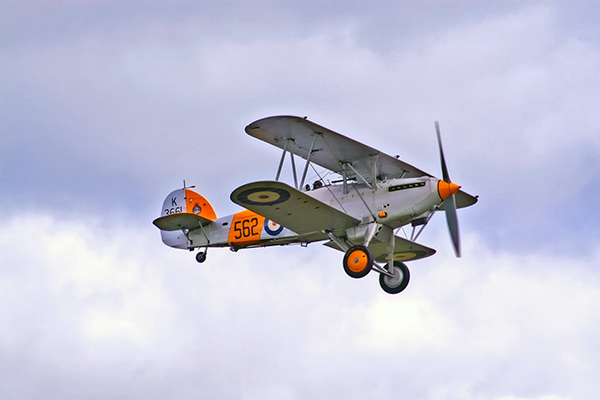
#> input picture OpenCV/text_book/opencv_practice_answer/images/airplane.bmp, 600 x 400 px
$ python 05-cv-03-03-maskOperation-2-bitwise.py
#> lines starting #> are read from the running program, lines starting #| are printed output that depends on the picture; after the words box and inside, x2 and y2 are one past the last pixel; in counts of white or black regions, pixels touching at a corner belong together
import sys
import cv2
import numpy as np

# 마스크 영상을 이용한 영상 합성
src  = cv2.imread('images/airplane.bmp', cv2.IMREAD_COLOR)
#> src is the input picture: shape (400, 600, 3); mean B, G, R 217.1, 197.6, 196.8
mask = np.zeros_like(src)
cv2.circle(mask, (380,210), 100, (255,255,255), -1)
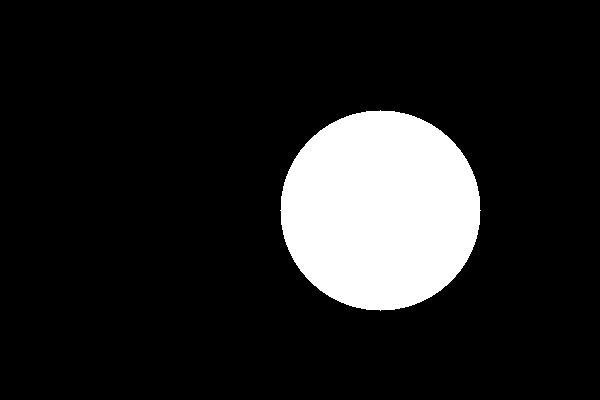
#> mask: shape (400, 600, 3); 13.1% white; 1 white region, box (x1, y1, x2, y2) and area: (280, 110, 481, 311) 31417
# 마스크-원: cv2.circle(대상이미지, (원점x, 원점y), 반지름, (색상), 채우기)

masked = cv2.bitwise_and(src, mask)
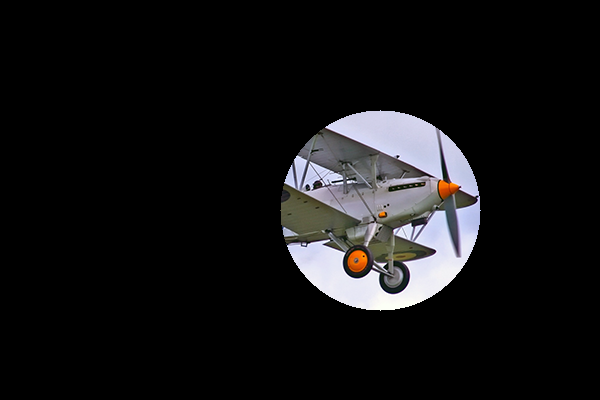
#> masked: shape (400, 600, 3); mean B, G, R 20.8, 19.9, 20.2

cv2.imshow('src', src)
cv2.imshow('mask', mask)
cv2.imshow('masked', masked)
cv2.waitKey()
cv2.destroyAllWindows()

$ run again, with OpenCV/text_book/opencv_practice_answer/images/cat.bmp copied over OpenCV/text_book/opencv_practice_answer/images/airplane.bmp
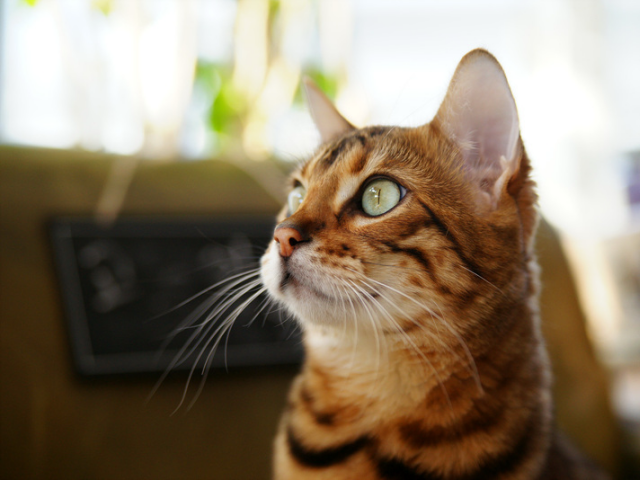
#> input picture OpenCV/text_book/opencv_practice_answer/images/cat.bmp, 640 x 480 px
#> src is the input picture: shape (480, 640, 3); mean B, G, R 104.5, 125.6, 140.8
#> `cv2.circle(mask, (380,210), 100, (255,255,255), -1)`:
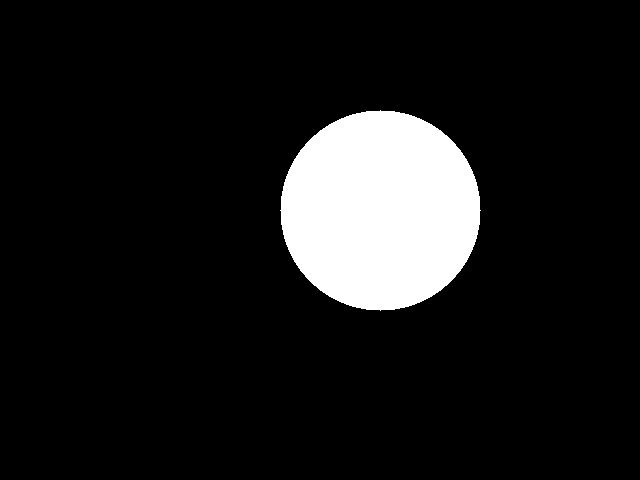
#> mask: shape (480, 640, 3); 10.2% white; 1 white region, box (x1, y1, x2, y2) and area: (280, 110, 481, 311) 31417
#> `masked = cv2.bitwise_and(src, mask)`:
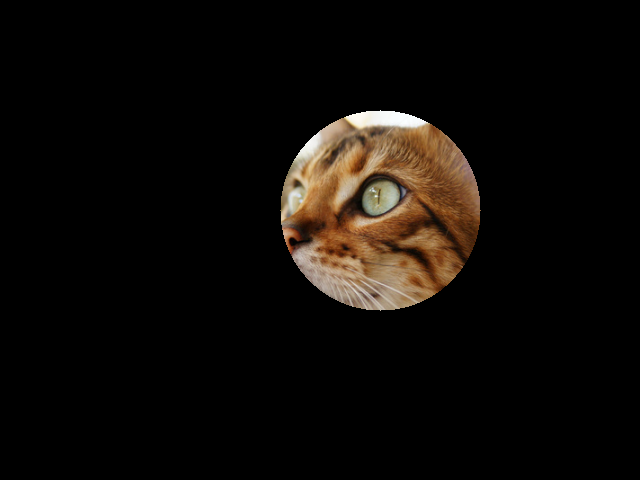
#> masked: shape (480, 640, 3); mean B, G, R 7.7, 11, 14.7

$ run again, with OpenCV/text_book/opencv_practice_answer/images/field.bmp copied over OpenCV/text_book/opencv_practice_answer/images/airplane.bmp
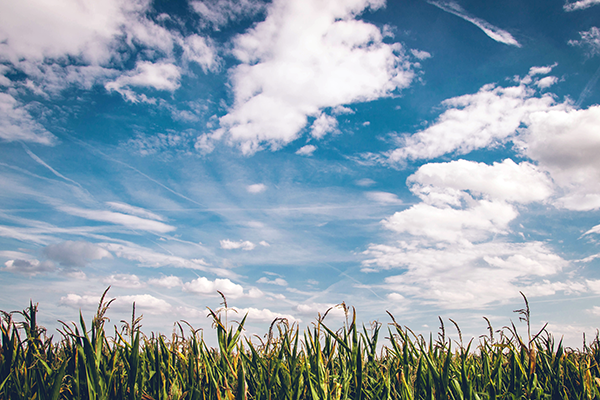
#> input picture OpenCV/text_book/opencv_practice_answer/images/field.bmp, 600 x 400 px
#> src is the input picture: shape (400, 600, 3); mean B, G, R 173.2, 160.3, 141.8
#> mask: shape (400, 600, 3); 13.1% white; 1 white region, box (x1, y1, x2, y2) and area: (280, 110, 481, 311) 31417
#> `masked = cv2.bitwise_and(src, mask)`:
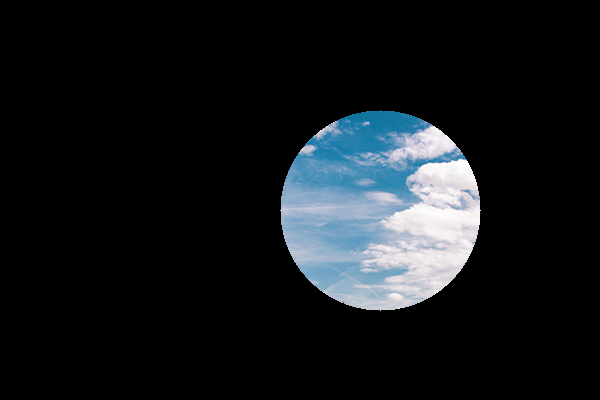
#> masked: shape (400, 600, 3); mean B, G, R 26.8, 23.9, 20.1
